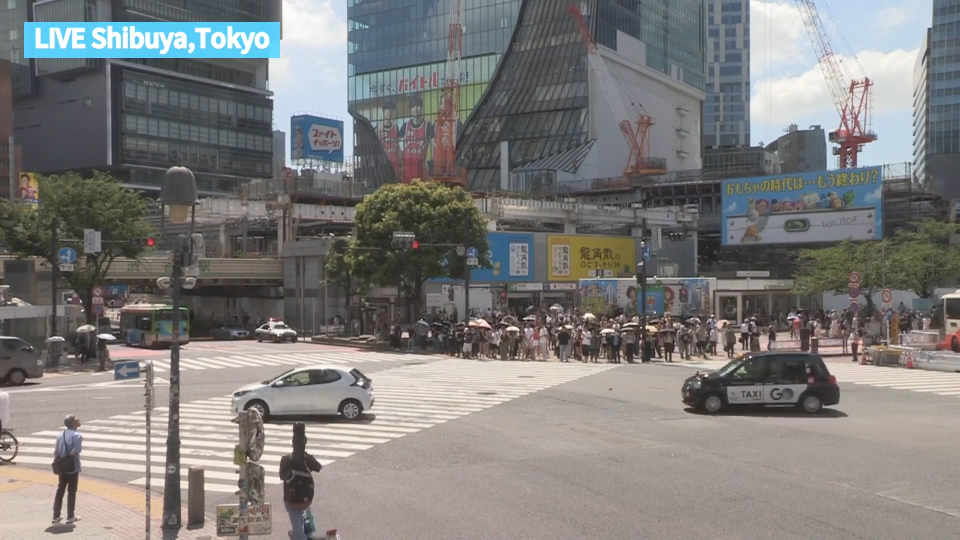
#> input picture day-16/example-movie-1.jpg, 1920 x 1080 px, given in place of the camera (shown at 1/2 size)
$ jupyter execute --allow-errors colab-chapter-5.ipynb
#> lines starting #> are read from the running program, lines starting #| are printed output that depends on the picture; after the words box and inside, x2 and y2 are one past the last pixel; in counts of white or black regions, pixels touching at a corner belong together; pictures that were not available may be replaced by others from this repository, and a replacement may not be noted
[cell 1]
# @title (1) p.142-146 本のままではColabで動かない（PCのカメラで写真撮影）

import cv2

# カメラの初期化
cap = cv2.VideoCapture(0)

# 静止画の取得
ret, frame = cap.read()
#> frame is the input picture: shape (1080, 1920, 3); mean B, G, R 123.1, 124.5, 126.1

# 画像を保存
if ret:
  cv2.imwrite('img.jpg', frame)

# 解放処理
cap.release()

# 以上がp.146にあるコード5-1-2
# Colabでは、9行目のcap.read()で静止画を取得できない
# そこで学習会用に cv2.VideoCapture(0) を代替する独自クラス ColabCap を作った
# 次セルからそれを使う

[cell 2]
# @title (2) Chapter 5用の独自クラス・関数をまとめて準備

import requests

basenames = ["ColabCap", "VideoWriter", "play_video"]

repository = "https://github.com/ec22s/colab-ikinari-python"
path = "raw/refs/heads/main/chapter-5"
#> (the rest of this cell did not finish here and is left out)

#> (a cell that did not finish here is left out)

[cell 4]
#@title (4) 静止画撮影に加え、Colabで画像を表示。本 p.148 (5-1-3) と同様

# 初回実行時はたいていカメラ利用許可がまだなく、エラーになる
# 2回目の実行でカメラ利用許可の確認ダイアログが出たらOKする
# 動作確認済 2026.6.18 Chrome 148.0, Firefox 151.0

# 画像表示はColab用ライブラリを使う
from google.colab.patches import cv2_imshow

# カメラの初期化
#> (the rest of this cell did not finish here and is left out)

[cell 5]
#@title (5) 動画撮影・保存：本 p.149〜153 (5-2) と同様に1コマずつ撮影

# この方法では滑らかな動画にならない. 1コマずつブラウザで取得しColabへ送るため
# 動画表示も遅いので省略

# 初回実行時はたいていカメラ利用許可がまだなく、エラーになる
# 2回目の実行でカメラ利用許可の確認ダイアログが出たらOKする
# 動作確認済 2026.6.18 Chrome 148.0, Firefox 151.0

import cv2
import time

# カメラの初期化
#> (the rest of this cell did not finish here and is left out)

[cell 6]
#@title (6) タイムラプス動画撮影・保存：本 p.154〜157 (5-3) に近い結果を得る

# 初回実行時はたいていカメラ利用許可がまだなく、エラーになる
# 2回目の実行でカメラ利用許可の確認ダイアログが出たらOKする
# 動作確認済 2026.6.18 Chrome 148.0, Firefox 151.0

import cv2
import time
from google.colab.patches import cv2_imshow
from google.colab import output

# カメラの初期化
#> (the rest of this cell did not finish here and is left out)

[cell 7]
# @title (7) 画像処理の準備：本 p.159 (5-4-1) と同様に画像を表示

# Colabにまだ画像がなければ (4) を実行し、こちらは不要
# 画像のファイル名が img.jpg 以外なら10行目を変更する

import cv2
from google.colab.patches import cv2_imshow

# 画像ファイルの読み込み
img = cv2.imread('img.jpg')

# 画像の表示
cv2_imshow(img)

[cell 8]
# @title (8) 画像をセピア色に変換：本 p.160〜161 (5-4-2) と同様

from google.colab.patches import cv2_imshow
import cv2
import numpy as np

def apply_color_tone(img):
  """画像に色効果を適用する関数"""

  # セピア調にするカラー変換行列
  # 注：0.xxxの先頭ゼロは略せる 工学系のよくある記法
  # 注：インデント浅くした

  sepia_filter = np.array([
    [.272, .534, .131],
    [.349, .686, .168],
    [.393, .769, .189]
  ])
  applied_img = cv2.transform(img, sepia_filter)
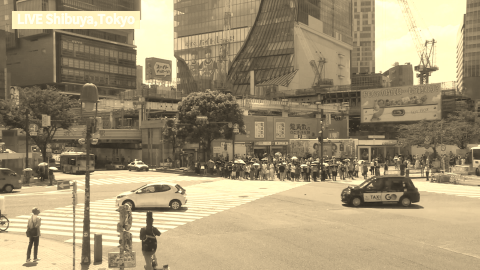
#> applied_img: shape (1080, 1920, 3) (shown at 1/4 size); mean B, G, R 116.5, 147.7, 162.1

  # 値を0〜255の範囲に変更
  applied_img = np.clip(applied_img, 0, 255).astype(np.uint8)

  return applied_img

# 画像ファイルの読み込み
img = cv2.imread('img.jpg')

# 画像処理を実行
applied_img = apply_color_tone(img)

# 画像の保存
# 表示より先にした. imwriteの戻り値True or Falseを表示しないため
cv2.imwrite('img_out.jpg', applied_img)

# 画像の表示
cv2_imshow(applied_img)

[cell 9]
# @title (9) 好きな色変換を試す：本 p.163 (5-4-3) と同様

from google.colab.patches import cv2_imshow
import cv2
import numpy as np

def apply_color_tone(img):
  """画像に色効果を適用する関数"""

  # セピア以外の変換の例 本p.166 ⑥全体的に明るくする
  filter = np.array([
    [3, 0, 0],
    [0, 3, 0],
    [0, 0, 3]
  ])
  applied_img = cv2.transform(img, filter)
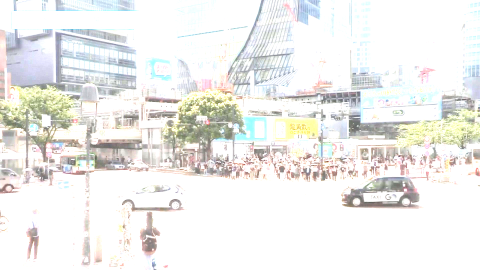
#> applied_img: shape (1080, 1920, 3) (shown at 1/4 size); mean B, G, R 235.5, 238, 238.3

  # 値を0〜255の範囲に変更
  applied_img = np.clip(applied_img, 0, 255).astype(np.uint8)

  return applied_img

# 画像ファイルの読み込み
img = cv2.imread('img.jpg')

# 画像処理を実行
applied_img = apply_color_tone(img)

# 画像の保存
cv2.imwrite('img_out.jpg', applied_img)

# 画像の表示
cv2_imshow(applied_img)

[cell 10]
# @title (10) 画像のエッジを強調：本 p.166〜167 (5-4-4) と同様

from google.colab.patches import cv2_imshow
import cv2

def apply_edges(img):
  """エッジを検出して元画像に重ね描きする関数"""

  # グレースケールに変換
  gray = cv2.cvtColor(img, cv2.COLOR_BGR2GRAY)
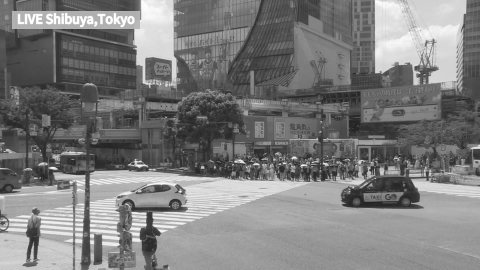
#> gray: shape (1080, 1920) (shown at 1/4 size); min 7, max 255, mean 124.8

  # エッジを検出
  edges = cv2.Canny(gray, 100, 200)
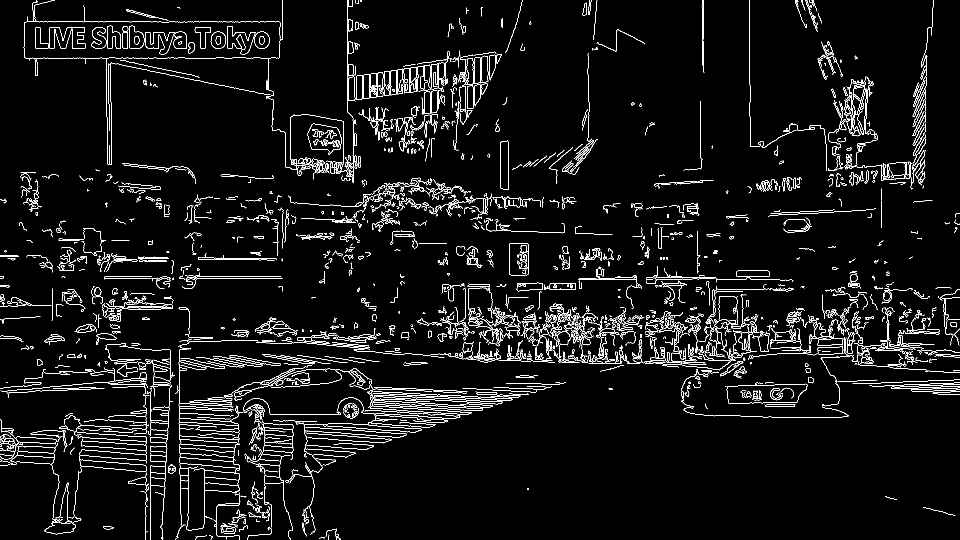
#> edges: shape (1080, 1920) (shown at 1/2 size); 4.8% white in thin lines or dots

  # エッジを黒色で描画
  img[edges == 255] = (0, 0, 0)
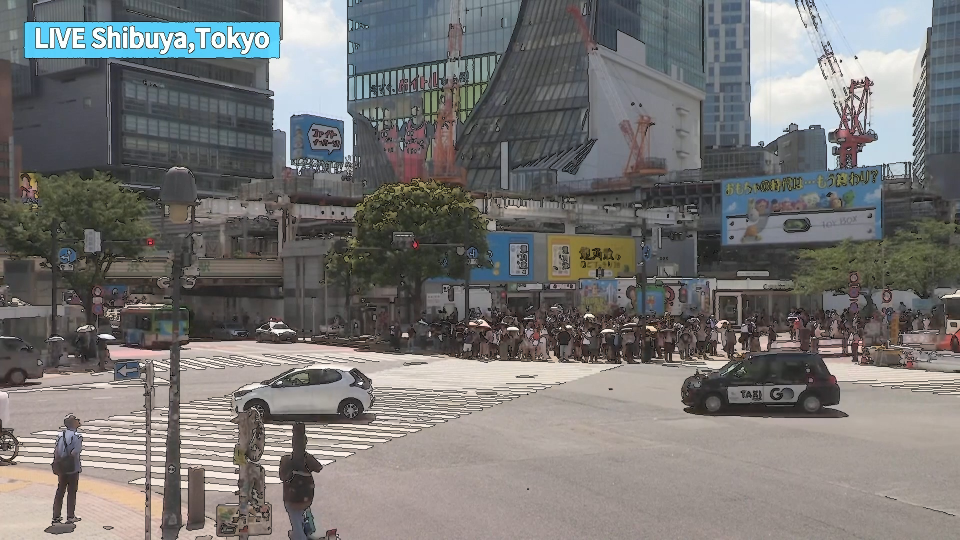
#> img: shape (1080, 1920, 3) (shown at 1/2 size); mean B, G, R 116.8, 118, 119.5

  return img

# 画像ファイルの読み込み
img = cv2.imread('img.jpg')

# 画像処理を実行
applied_img = apply_edges(img)

# 画像の表示
cv2_imshow(applied_img)

[cell 11]
# @title (11) 画像のエッジを太くする：本 p.169 (5-4-5) と同様

import numpy as np
from google.colab.patches import cv2_imshow
import cv2

def apply_edges(img):
  gray = cv2.cvtColor(img, cv2.COLOR_BGR2GRAY)
  edges = cv2.Canny(gray, 100, 200)

  # エッジを太くする
  kernel = np.ones((3, 3), np.uint8)
  edges_dilated = cv2.dilate(edges, kernel, iterations=1)
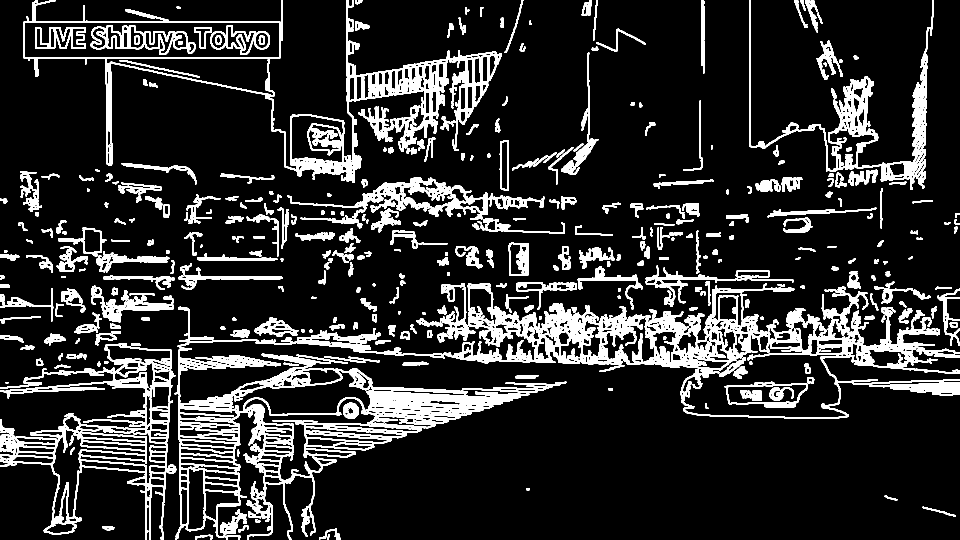
#> edges_dilated: shape (1080, 1920) (shown at 1/2 size); 14.9% white; 382 white regions (1 under 20 px), largest, box (x1, y1, x2, y2) and area: (349, 566, 1920, 1080) 113322, (46, 0, 1004, 366) 35035, (0, 686, 351, 1080) 25409

  # エッジを黒色で描画
  img[edges_dilated == 255] = (0, 0, 0)
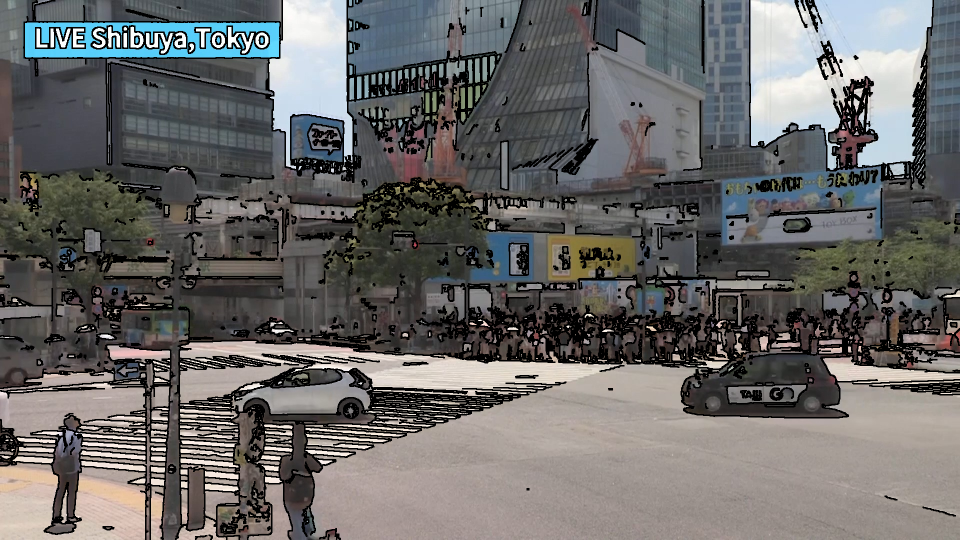
#> img: shape (1080, 1920, 3) (shown at 1/2 size); mean B, G, R 103.7, 104.6, 105.7

  return img

# 画像ファイルの読み込み
img = cv2.imread('img.jpg')

# 画像処理を実行
applied_img = apply_edges(img)

# 画像の表示
cv2_imshow(applied_img)

[cell 12]
# @title (12) 画像をぼかす：本 p.170 (5-4-6) と同様

from google.colab.patches import cv2_imshow
import cv2

def apply_blur(img):
  """画像全体にぼかし効果を追加する関数"""
  kernel = (15, 15)
  return cv2.GaussianBlur(img, kernel, 0)

# 画像ファイルの読み込み
img = cv2.imread('img.jpg')

# 画像処理を実行
applied_img = apply_blur(img)

# 画像の表示
cv2_imshow(applied_img)

[cell 13]
# @title (13) 動画再生の前段：本の方法で作成した動画は、そのままではColabで再生できない

# セル(5)または(6)を実行した結果のmovie.mp4がなければ再実行してから

from IPython.display import display
from base64 import b64encode

#> (the rest of this cell did not finish here and is left out)

#> (a cell that did not finish here is left out)

[cell 15]
# @title (15) 動画の撮影・保存・再生を簡単に実行：独自関数2つを利用

out_file = "movie.mp4"
duration = 10
frame_rate = 30

#> (the rest of this cell did not finish here and is left out)

[cell 16]
# @title (16) 動画の色変換・ぼかし：本 p.172〜173 (5-5-1) と同様に。最後に自動再生

import cv2
import numpy as np

def apply_color_tone(img):
  """画像に色効果を適用する関数"""

  # セピア以外の変換の例 本p.166 ⑥全体的に明るくする
  filter = np.array([
    [3, 0, 0],
    [0, 3, 0],
    [0, 0, 3]
  ])
  applied_img = cv2.transform(img, filter)

  # 値を0〜255の範囲に変更
  applied_img = np.clip(applied_img, 0, 255).astype(np.uint8)

  return applied_img

def apply_blur(img):
  """画像全体にぼかし効果を追加する関数"""
  kernel = (15, 15)
  return cv2.GaussianBlur(img, kernel, 0)

# 動画ファイルの読み込み
cap = cv2.VideoCapture("movie.mp4")

# フレームレートの取得
frame_rate = cap.get(cv2.CAP_PROP_FPS)

# 注：本の55行目 interval はどこからも呼ばれず不要

# 動画の幅と高さを取得
w = int(cap.get(cv2.CAP_PROP_FRAME_WIDTH))
h = int(cap.get(cv2.CAP_PROP_FRAME_HEIGHT))

# 動画保存条件
fourcc = cv2.VideoWriter_fourcc(*"mp4v")
out = cv2.VideoWriter("movie_1_edited.mp4", fourcc, frame_rate, (w, h))

# 画像処理
while cap.isOpened():
  ret, img = cap.read()
  if not ret:
    break
  applied_img = apply_color_tone(img)
  out.write(apply_blur(applied_img))

# ファイルの解放
cap.release()
out.release()

play_video("movie_1_edited.mp4", 240)

$ run again, on day-16/example-movie-2.jpg
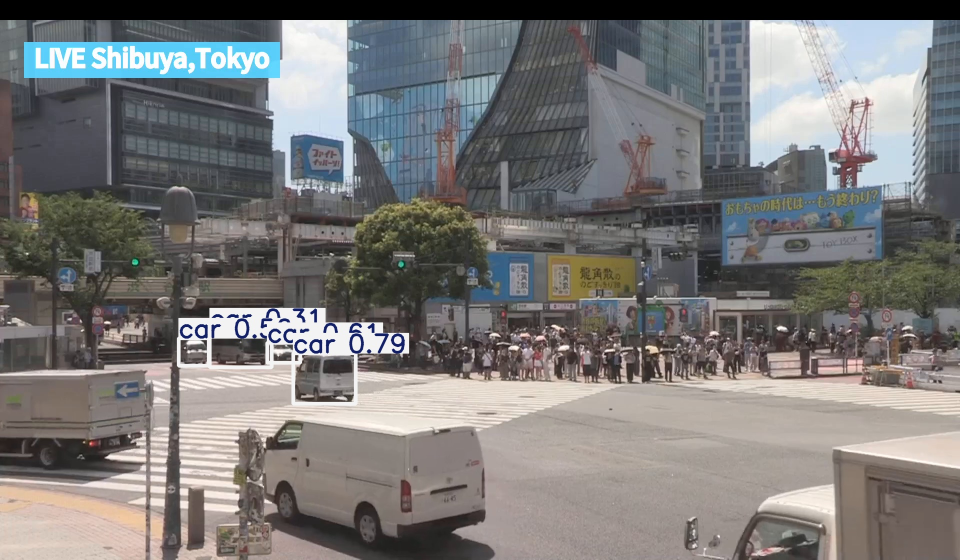
#> input picture day-16/example-movie-2.jpg, 1920 x 1120 px, given in place of the camera (shown at 1/2 size)
#> frame is the input picture: shape (1120, 1920, 3); mean B, G, R 119.4, 120, 121.4
#> in apply_edges, `edges = cv2.Canny(gray, 100, 200)`:
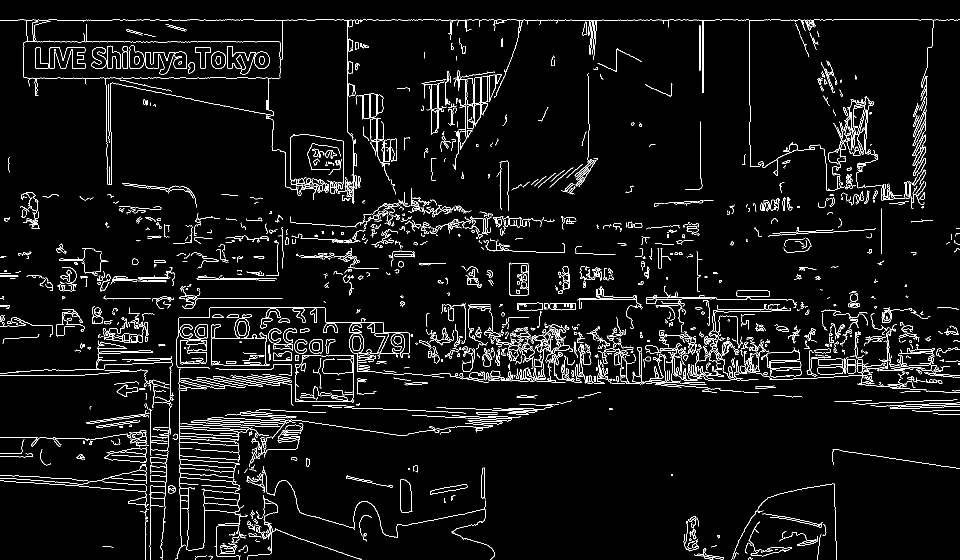
#> edges: shape (1120, 1920) (shown at 1/2 size); 4.5% white in thin lines or dots
#> edges_dilated: shape (1120, 1920); 14% white; 392 white regions, largest, box (x1, y1, x2, y2) and area: (344, 571, 1920, 1120) 96082, (0, 38, 1920, 418) 46237, (0, 680, 349, 1120) 18600
#> in apply_blur, `return cv2.GaussianBlur(img, kernel, 0)`:
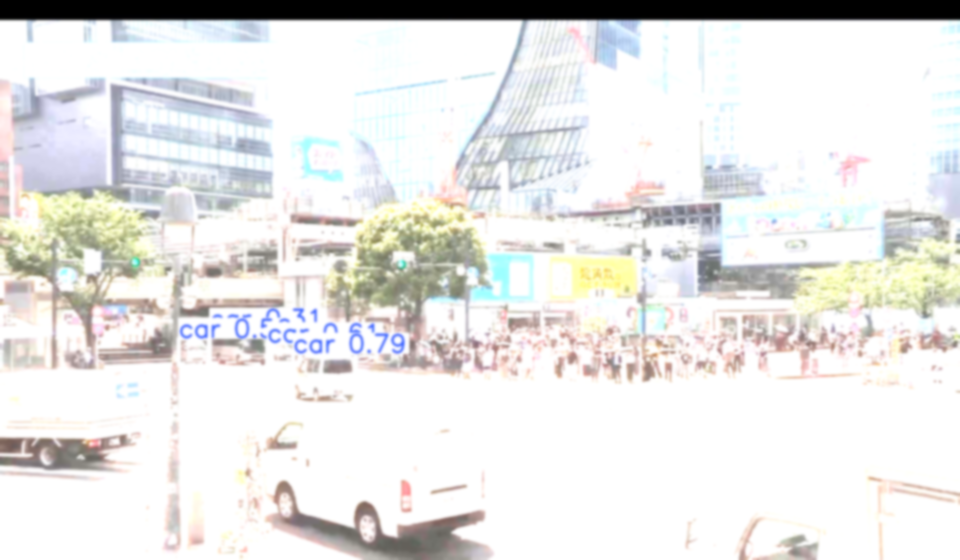
#> returned value: shape (1120, 1920, 3) (shown at 1/2 size); mean of channels 0, 1, 2 227.4, 228.9, 229.5; drawn as B, G, R

$ run again, on day-16/example-movie-3.jpg
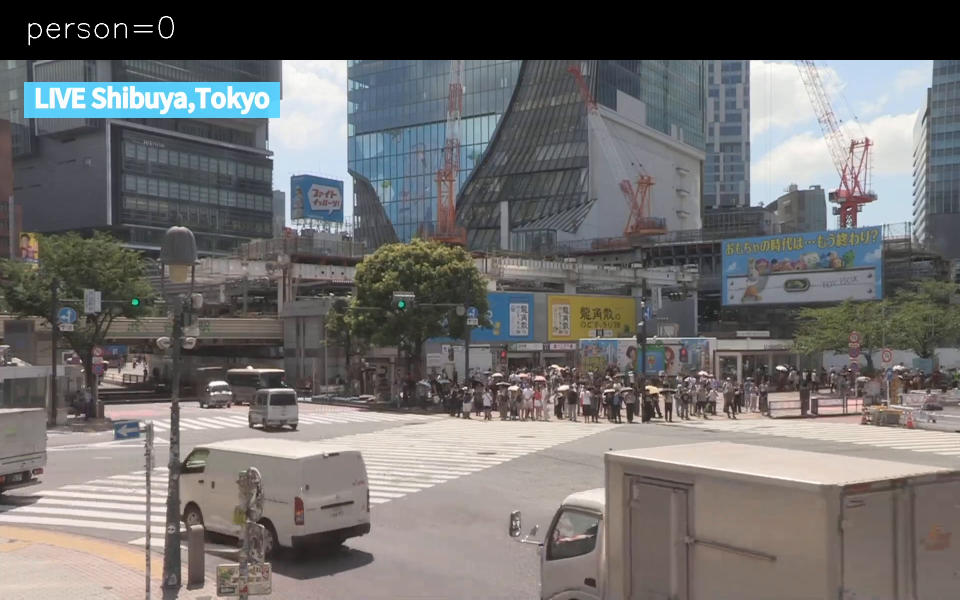
#> input picture day-16/example-movie-3.jpg, 1920 x 1200 px, given in place of the camera (shown at 1/2 size)
#> frame is the input picture: shape (1200, 1920, 3); mean B, G, R 109, 109.8, 111.7
#> in apply_edges, `edges = cv2.Canny(gray, 100, 200)`:
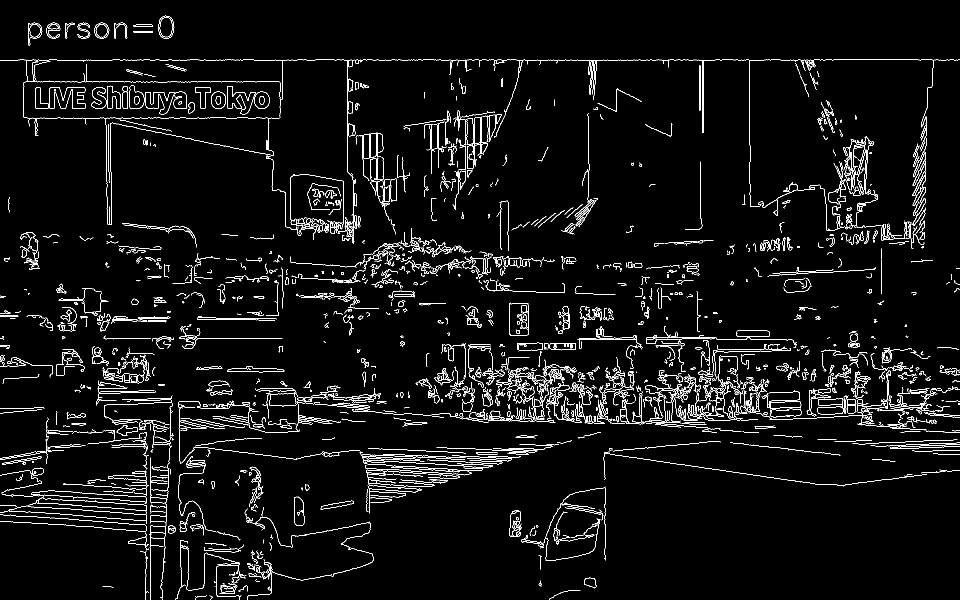
#> edges: shape (1200, 1920) (shown at 1/2 size); 4.1% white in thin lines or dots
#> edges_dilated: shape (1200, 1920); 12.9% white; 419 white regions (1 under 20 px), largest, box (x1, y1, x2, y2) and area: (355, 651, 1920, 1028) 85260, (0, 118, 1920, 498) 46518, (0, 790, 349, 1200) 22487
#> in apply_edges, `img[edges_dilated == 255] = (0, 0, 0)`:
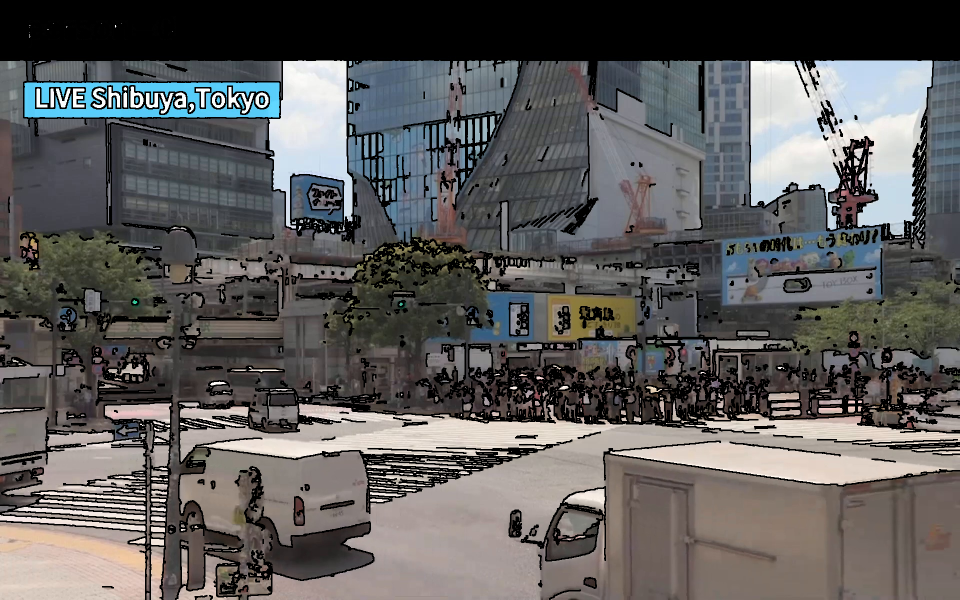
#> img: shape (1200, 1920, 3) (shown at 1/2 size); mean B, G, R 92.5, 93.1, 94.6
